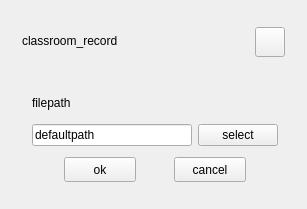
<?xml version="1.0" encoding="UTF-8"?>
<ui version="4.0">
 <class>VideoSaveDialog</class>
 <widget class="C8CommonWindow" name="VideoSaveDialog">
  <property name="geometry">
   <rect>
    <x>0</x>
    <y>0</y>
    <width>307</width>
    <height>209</height>
   </rect>
  </property>
  <property name="maximumSize">
   <size>
    <width>16777215</width>
    <height>16777215</height>
   </size>
  </property>
  <property name="windowTitle">
   <string>VideoSaveDialog</string>
  </property>
  <layout class="QGridLayout" name="gridLayout_2">
   <item row="0" column="0">
    <widget class="QWidget" name="widget_titleBar" native="true">
     <property name="sizePolicy">
      <sizepolicy hsizetype="Expanding" vsizetype="Expanding">
       <horstretch>0</horstretch>
       <verstretch>0</verstretch>
      </sizepolicy>
     </property>
     <property name="minimumSize">
      <size>
       <width>0</width>
       <height>50</height>
      </size>
     </property>
     <property name="maximumSize">
      <size>
       <width>10000</width>
       <height>40</height>
      </size>
     </property>
     <layout class="QHBoxLayout" name="horizontalLayout">
      <item>
       <widget class="QLabel" name="lable_videoSave_title">
        <property name="font">
         <font>
          <weight>50</weight>
          <bold>false</bold>
         </font>
        </property>
        <property name="styleSheet">
         <string notr="true"/>
        </property>
        <property name="text">
         <string>classroom_record</string>
        </property>
       </widget>
      </item>
      <item>
       <widget class="QPushButton" name="pushButton_close">
        <property name="minimumSize">
         <size>
          <width>30</width>
          <height>30</height>
         </size>
        </property>
        <property name="maximumSize">
         <size>
          <width>30</width>
          <height>30</height>
         </size>
        </property>
        <property name="text">
         <string/>
        </property>
       </widget>
      </item>
     </layout>
    </widget>
   </item>
   <item row="1" column="0" rowspan="2">
    <widget class="QWidget" name="widget" native="true">
     <widget class="QWidget" name="layoutWidget">
      <property name="geometry">
       <rect>
        <x>10</x>
        <y>10</y>
        <width>268</width>
        <height>121</height>
       </rect>
      </property>
      <layout class="QVBoxLayout" name="verticalLayout_2">
       <item>
        <widget class="QLabel" name="path_titile">
         <property name="maximumSize">
          <size>
           <width>16777215</width>
           <height>20</height>
          </size>
         </property>
         <property name="text">
          <string>filepath</string>
         </property>
        </widget>
       </item>
       <item>
        <layout class="QHBoxLayout" name="horizontalLayout_2">
         <item>
          <widget class="QLineEdit" name="edit_file_path">
           <property name="text">
            <string>defaultpath</string>
           </property>
          </widget>
         </item>
         <item>
          <widget class="QPushButton" name="pushButton_select">
           <property name="text">
            <string>select</string>
           </property>
          </widget>
         </item>
        </layout>
       </item>
       <item>
        <layout class="QHBoxLayout" name="horizontalLayout_3">
         <item>
          <spacer name="horizontalSpacer_2">
           <property name="orientation">
            <enum>Qt::Horizontal</enum>
           </property>
           <property name="sizeHint" stdset="0">
            <size>
             <width>40</width>
             <height>20</height>
            </size>
           </property>
          </spacer>
         </item>
         <item>
          <widget class="QPushButton" name="pushButton_OK">
           <property name="sizePolicy">
            <sizepolicy hsizetype="Expanding" vsizetype="Fixed">
             <horstretch>0</horstretch>
             <verstretch>0</verstretch>
            </sizepolicy>
           </property>
           <property name="minimumSize">
            <size>
             <width>70</width>
             <height>25</height>
            </size>
           </property>
           <property name="maximumSize">
            <size>
             <width>80</width>
             <height>16777215</height>
            </size>
           </property>
           <property name="text">
            <string>ok</string>
           </property>
          </widget>
         </item>
         <item>
          <spacer name="horizontalSpacer">
           <property name="orientation">
            <enum>Qt::Horizontal</enum>
           </property>
           <property name="sizeHint" stdset="0">
            <size>
             <width>40</width>
             <height>20</height>
            </size>
           </property>
          </spacer>
         </item>
         <item>
          <widget class="QPushButton" name="pushButton_Cancel">
           <property name="sizePolicy">
            <sizepolicy hsizetype="Expanding" vsizetype="Fixed">
             <horstretch>0</horstretch>
             <verstretch>0</verstretch>
            </sizepolicy>
           </property>
           <property name="minimumSize">
            <size>
             <width>70</width>
             <height>25</height>
            </size>
           </property>
           <property name="maximumSize">
            <size>
             <width>80</width>
             <height>16777215</height>
            </size>
           </property>
           <property name="text">
            <string>cancel</string>
           </property>
          </widget>
         </item>
         <item>
          <spacer name="horizontalSpacer_3">
           <property name="orientation">
            <enum>Qt::Horizontal</enum>
           </property>
           <property name="sizeHint" stdset="0">
            <size>
             <width>40</width>
             <height>20</height>
            </size>
           </property>
          </spacer>
         </item>
        </layout>
       </item>
      </layout>
     </widget>
    </widget>
   </item>
  </layout>
 </widget>
 <layoutdefault spacing="6" margin="11"/>
 <customwidgets>
  <customwidget>
   <class>C8CommonWindow</class>
   <extends>QWidget</extends>
   <header>c8commonwindow.h</header>
   <container>1</container>
  </customwidget>
 </customwidgets>
 <resources/>
 <connections/>
</ui>
